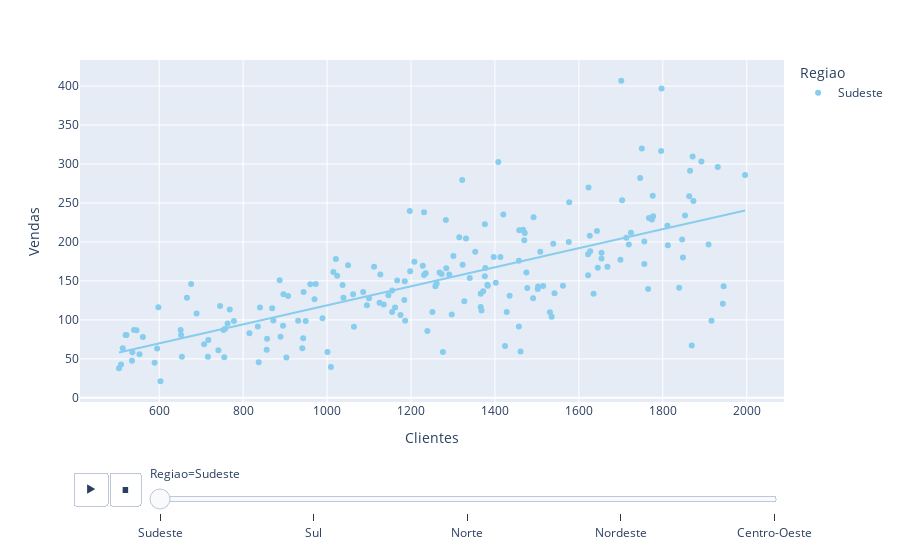

Notebook cell for this chart:
### Code cell
# 'lowess', 'rolling', 'ewm', 'expanding', 'ols'

colors = px.colors.qualitative.Safe

fig = px.scatter(
            FactSales[['Clientes', 'Vendas', 'Regiao']],
            x='Clientes',
            y='Vendas',
            color='Regiao',
            color_discrete_sequence=colors,
            trendline='ols',
            animation_frame='Regiao'
)

fig.layout.updatemenus[0].buttons[0].args[1]['frame']['duration'] = 2000
fig.layout.updatemenus[0].buttons[0].args[1]['transition']['duration'] = 5000

fig.show()

### Figure 1 — Plotly figure (JSON) as saved in the notebook; plotly's stock layout.template omitted (floating-point values rounded to 4 significant figures; data arrays with more than 128 entries replaced by an {"elided": "..."} marker saying what was removed)
{"data": [{"hovertemplate": "Regiao=Sudeste<br>Clientes=%{x}<br>Vendas=%{y}<extra></extra>", "legendgroup": "Sudeste", "marker": {"color": "rgb(136, 204, 238)", "symbol": "circle"}, "mode": "markers", "name": "Sudeste", "orientation": "v", "showlegend": true, "type": "scatter", "x": {"elided": "192 int values"}, "xaxis": "x", "y": {"elided": "192 float values"}, "yaxis": "y"}, {"hovertemplate": "<b>OLS trendline</b><br>Vendas = 0.122068 * Clientes + -3.26891<br>R<sup>2</sup>=0.495398<br><br>Regiao=Sudeste<br>Clientes=%{x}<br>Vendas=%{y} <b>(trend)</b><extra></extra>", "legendgroup": "Sudeste", "marker": {"color": "rgb(136, 204, 238)", "symbol": "circle"}, "mode": "lines", "name": "Sudeste", "showlegend": false, "type": "scatter", "x": {"elided": "192 int values"}, "xaxis": "x", "y": {"elided": "192 float values"}, "yaxis": "y"}], "layout": {"legend": {"title": {"text": "Regiao"}, "tracegroupgap": 0}, "margin": {"t": 60}, "sliders": [{"active": 0, "currentvalue": {"prefix": "Regiao="}, "len": 0.9, "pad": {"b": 10, "t": 60}, "steps": [{"args": [["Sudeste"], {"frame": {"duration": 0, "redraw": false}, "fromcurrent": true, "mode": "immediate", "transition": {"duration": 0, "easing": "linear"}}], "label": "Sudeste", "method": "animate"}, {"args": [["Sul"], {"frame": {"duration": 0, "redraw": false}, "fromcurrent": true, "mode": "immediate", "transition": {"duration": 0, "easing": "linear"}}], "label": "Sul", "method": "animate"}, {"args": [["Norte"], {"frame": {"duration": 0, "redraw": false}, "fromcurrent": true, "mode": "immediate", "transition": {"duration": 0, "easing": "linear"}}], "label": "Norte", "method": "animate"}, {"args": [["Nordeste"], {"frame": {"duration": 0, "redraw": false}, "fromcurrent": true, "mode": "immediate", "transition": {"duration": 0, "easing": "linear"}}], "label": "Nordeste", "method": "animate"}, {"args": [["Centro-Oeste"], {"frame": {"duration": 0, "redraw": false}, "fromcurrent": true, "mode": "immediate", "transition": {"duration": 0, "easing": "linear"}}], "label": "Centro-Oeste", "method": "animate"}], "x": 0.1, "xanchor": "left", "y": 0, "yanchor": "top"}], "updatemenus": [{"buttons": [{"args": [null, {"frame": {"duration": 2000, "redraw": false}, "fromcurrent": true, "mode": "immediate", "transition": {"duration": 5000, "easing": "linear"}}], "label": "&#9654;", "method": "animate"}, {"args": [[null], {"frame": {"duration": 0, "redraw": false}, "fromcurrent": true, "mode": "immediate", "transition": {"duration": 0, "easing": "linear"}}], "label": "&#9724;", "method": "animate"}], "direction": "left", "pad": {"r": 10, "t": 70}, "showactive": false, "type": "buttons", "x": 0.1, "xanchor": "right", "y": 0, "yanchor": "top"}], "xaxis": {"anchor": "y", "domain": [0, 1], "title": {"text": "Clientes"}}, "yaxis": {"anchor": "x", "domain": [0, 1], "title": {"text": "Vendas"}}}}
